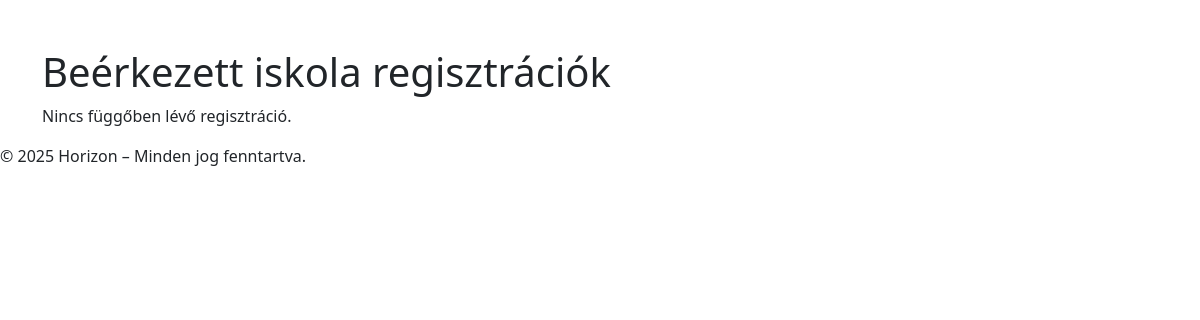
Page /pages/admin/schoolsAdmin.php on the earlier database version.
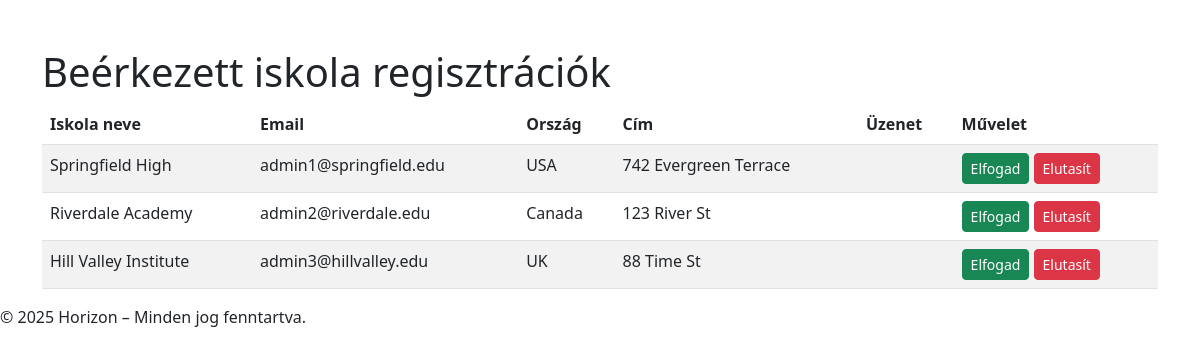
Same page on the later database version.
### tables this page shows
CREATE TABLE `schools` (
  `Id` int(11) NOT NULL,
  `Name` varchar(100) NOT NULL,
  `Country` varchar(100) NOT NULL,
  `Address` varchar(150) NOT NULL,
  `Email` varchar(100) NOT NULL,
  `Password` varchar(255) NOT NULL,
  `Date` datetime NOT NULL,
  `IsActive` tinyint(1) DEFAULT 0,
  `ExpirationDate` datetime NOT NULL
);

### pages/admin/schoolsAdmin.php (the view, shortened to what this page needs)
<?php
require "/xampp/htdocs/Horizon/database/db.php";
require "/xampp/htdocs/Horizon/views/header.php";
$sql = "SELECT * FROM schools WHERE status = 'pending'";
$result = $conn->query($sql);
$schools = [];
if ($result && $result->num_rows > 0) {
    while ($row = $result->fetch_assoc()) {
        $schools[] = $row;
    }
}
?>
<div class="container mt-5">
    <h1>Beérkezett iskola regisztrációk</h1>
    <?php if (empty($schools)): ?>
        <p>Nincs függőben lévő regisztráció.</p>
    <?php else: ?>
        <table class="table table-striped">
            <thead>
                <tr>
                    <th>Iskola neve</th>
                    <th>Email</th>
                    <th>Ország</th>
                    <th>Cím</th>
                    <th>Üzenet</th>
                    <th>Művelet</th>
                </tr>
            </thead>
            <tbody>
                <?php foreach ($schools as $school): ?>
                    <tr>
                        <td><?= htmlspecialchars($school["Name"]) ?></td>
                        <td><?= htmlspecialchars($school["Email"]) ?></td>
                        <td><?= htmlspecialchars($school["Country"]) ?></td>
                        <td><?= htmlspecialchars($school["Address"]) ?></td>
                        <td><?= htmlspecialchars($school["message"]) ?></td>
                        <td>
                            <form action="/Horizon/controllers/schoolApprove_controller.php" method="POST" style="display:inline;">
                                <button type="submit" name="action" value="accept" class="btn btn-success btn-sm">Elfogad</button>
                            </form>
                            <form action="/Horizon/controllers/schoolApprove_controller.php" method="POST" style="display:inline;">
                                <button type="submit" name="action" value="reject" class="btn btn-danger btn-sm">Elutasít</button>
                            </form>
                        </td>
                    </tr>
                <?php endforeach; ?>
            </tbody>
        </table>
    <?php endif; ?>
</div>
<?php require "/xampp/htdocs/Horizon/views/footer.php"; ?>

Differences in the rows shown:
added schools: Name "Springfield High", Email "admin1@springfield.edu", Country "USA", Address "742 Evergreen Terrace"
added schools: Name "Riverdale Academy", Email "admin2@riverdale.edu", Country "Canada", Address "123 River St"
added schools: Name "Hill Valley Institute", Email "admin3@hillvalley.edu", Country "UK", Address "88 Time St"
Other differences:
text no longer shown: "Nincs függőben lévő regisztráció."
text now shown: "Iskola neve Email Ország Cím Üzenet Művelet"
